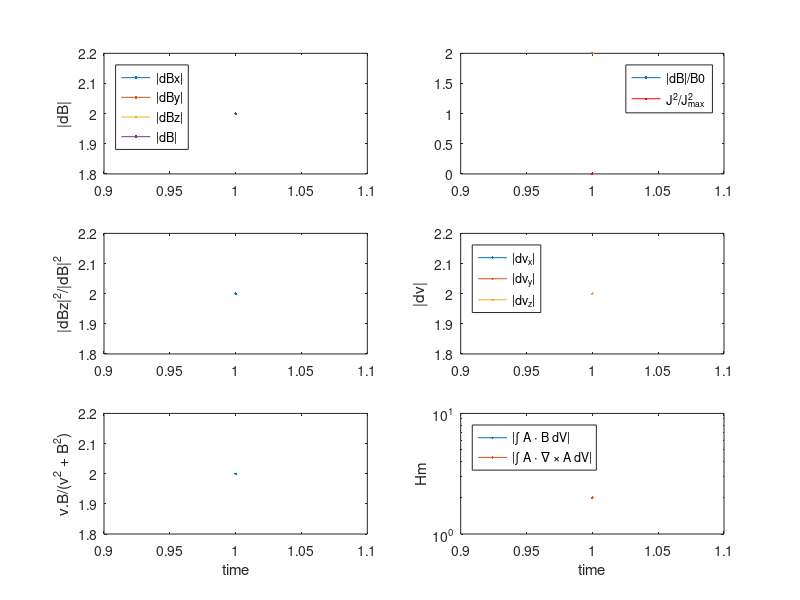

Recreate this plot in MATLAB. (Note: this script raises an error after producing the figure.)
% This is for 2D in the xz
%-----------------------------------------------------------------------------------------------------------------------
%path = '/home/UNN/pfcy6/DATA_CIRRUS/turb_alf_jeff_2D_beta1_test';
%path = '/home/UNN/pfcy6/DATA_CIRRUS/turb_alf_large_xz_dvdB';
%path = '/home/UNN/pfcy6/DATA_CIRRUS/turb_alf_large_xz_dB';

%path = '/Volumes/PSC_DiRAC_DATA/Data_Cirrus/test_beta05_2D';
%path = '/Volumes/PSC_DiRAC_DATA/Data_Cirrus/test_beta05_2D_amp';

%path = '/Volumes/PSC_DiRAC_DATA/Data_Cirrus/psc_turb_alf_2D_xz_be02';
%path = '/Volumes/PSC_DiRAC_DATA/Data_Cirrus/psc_turb_alf_2D_xz_be05';
%path = '/Volumes/PSC_DiRAC_DATA/Data_Cirrus/psc_turb_alf_2D_xz_be02_amp4';
%path = '/Volumes/PSC_DiRAC_DATA/Data_Cirrus/psc_turb_alf_2D_xz_be02_mime49'; %<--
%there is and error here and I don't know wh

%path = '/Volumes/PSC_DiRAC_DATA/Data_Cirrus/psc_turb_alf_2D_xz_be05_mime49';
%path = '/Volumes/PSC_DiRAC_DATA/Data_Cirrus/psc_turb_alf_2D_xz_be02_amp4_mime49';
%path = '/Volumes/PSC_DiRAC_DATA/Data_Cirrus/psc_turb_alf_2D_xz_be02_amp4_mime49_samedx';
%path = '/Volumes/PSC_DiRAC_DATA/Data_Cirrus/psc_turb_alf_2D_xz_be05_amp4_mime49_samedx';

path = '/JAAR-DATA/CIRRUS_DATA_desktop/psc_turb_alf_2D_xz_large';


%NEED TO FIX THE COMPRESSIBILITY TO ACCOUNT FOR THE GEOMETRY


%path = '/Volumes/PSC_DiRAC_DATA/Data_Cirrus/turb_alf_jeff_2D_beta1_test/test_dvdB';

%path = '/Volumes/PSC_DiRAC_DATA/Data_Cirrus/3D_simulations/psc_turb_alf_cam_3D_mime49';

%path = '/Volumes/PSC_DiRAC_DATA/Data_Cirrus/turb_alf_cam_3D_small';
%----------------------------------path = '/home/UNN/pfcy6/DATA_CIRRUS/turb_alf_large_xz_dvdB';-------------------------------------------------------------------------------------

% For the scripts
%-----------------------------------------------------------------------------------------------------------------------
path_comp = '/Volumes/PSC_CORI_DATA/TESTS_2022/New_V_tests/runs_with_L_05/testing_dB/Data_comparison';
path_s  = '/Users/jeffersson_agudelo/Documents/CB104_local_data/Matlab_Scripts_here/Scripts_spectra';
path_s2 = '/Users/jeffersson_agudelo/Documents/CB104_local_data/Matlab_Scripts_here';
%-----------------------------------------------------------------------------------------------------------------------

cd(path)
%--------------------------------------------------------------------------

%--------------------------------------------------------------------------
S = dir(fullfile(path,'pfd.*.h5'));
N=numel(S); % number of files to use
H=zeros(N);
%--------------------------------------------------------------------------
S2 = dir(fullfile(path,'pfd_moments.*.h5'));
N2=numel(S2); % number of files to use
H2=zeros(N2);
%--------------------------------------------------------------------------

%--------------------------------------------------------------------------
%B are normalized to the background magnetic field
%B0=0.2;
B0=0.1;
%n is normalise to the proton density n0=1
n0=1;
%Vi normalised to the proton alfven speed V_a=0.1c The alfven speed of
%electrons is Vae=10Vai
%--------------------------------------------------------------------------
nb_n0 =0.1;
kb = 1.; mu0 =1.; c=1; q = 1;

Vai=0.1;
Vae=0.1;%0.2;
Va=0.1;%0.2;

Vai_b=Vai/sqrt(nb_n0);
Vae_b=Vae/sqrt(nb_n0);

mime =100.;
mi = mime;
me = 1; eps0=1.;
m = mi + me;
%--------------------------------------------------------------------------

%--------------------------------------------------------------------------
omega_pi=1;
Omega_e=Vai*sqrt(mime)*omega_pi;
Omega_i=Omega_e / mime;
TOmega_e=1/Omega_e;
TOmega_i=1/Omega_i;
omega_pe_Omega_ce=5;
%--------------------------------------------------------------------------

in=1;

d2D=input('Is it 2D (yes=1, no=0): ');
d3D=input('Is it 3D (yes=1, no=0): ');

%d2D = 1;
%d3D = 0;

B01 = 1;

% this hole block is to check the initial conditions and a brief time evolution 
% 
%--------------------------------------------------------------------------
% magnetic field 
%--------------------------------------------------------------------------
Bx_mean_t = zeros(1,N);
By_mean_t = zeros(1,N);
Bz_mean_t = zeros(1,N);
Bx_2_mean_t = zeros(1,N);
By_2_mean_t = zeros(1,N);
Bz_2_mean_t = zeros(1,N);

B_mag_mean_t = zeros(1,N);
B_2_mag_mean_t = zeros(1,N);
J_2_mag_mean_t = zeros(1,N);


for in=1:N
    fileID =  S(in).name; %change the 1 per i
    %h5disp(fileID);
    info = h5info(fileID);
    EHJ_1st = info.Groups(16).Name;
    %%%
    if (d2D == 1)

    Bx=h5read(fileID,strcat(EHJ_1st,'/hx_fc/p0/3d'));
    By=h5read(fileID,strcat(EHJ_1st,'/hy_fc/p0/3d'));
    Bz=h5read(fileID,strcat(EHJ_1st,'/hz_fc/p0/3d'));

    Bx = squeeze(Bx(:,1,:));
    By = squeeze(By(:,1,:));
    Bz = squeeze(Bz(:,1,:));

    %2D xz
    B_mag = sqrt(Bx.^2 + Bz.^2 + (By-B0).^2);
    B_2_mag = Bx.^2 + Bz.^2 + (By-B0).^2;

    B_mag_mean_t(1,in) = mean(B_mag,'all');
    B_2_mag_mean_t(1,in) = mean(B_2_mag,'all');

    Bx_mean_t(1,in) = mean(abs(Bx),'all');
    Bz_mean_t(1,in) = mean(abs(Bz),'all');
    By_mean_t(1,in) = mean(abs(By-B0),'all');

    Bx_2_mean_t(1,in) = mean(Bx.^2,'all');
    Bz_2_mean_t(1,in) = mean(Bz.^2,'all');
    By_2_mean_t(1,in) = mean((By-B0).^2,'all');
    
    elseif (d3D == 1)

    %3D
    Bx=h5read(fileID,strcat(EHJ_1st,'/hx_fc/p0/3d'));
    By=h5read(fileID,strcat(EHJ_1st,'/hy_fc/p0/3d'));
    Bz=h5read(fileID,strcat(EHJ_1st,'/hz_fc/p0/3d'));

    B_mag = sqrt(Bx.^2 + By.^2 + (Bz-B0).^2);
    B_2_mag = Bx.^2 + By.^2 + (Bz-B0).^2;

    B_mag_mean_t(1,in) = mean(B_mag,'all');
    B_2_mag_mean_t(1,in) = mean(B_2_mag,'all');

    Bx_mean_t(1,in) = mean(abs(Bx),'all');
    By_mean_t(1,in) = mean(abs(By),'all');
    Bz_mean_t(1,in) = mean(abs(Bz-B0),'all');

    Bx_2_mean_t(1,in) = mean(Bx.^2,'all');
    By_2_mean_t(1,in) = mean(By.^2,'all');
    Bz_2_mean_t(1,in) = mean((Bz-B0).^2,'all');
    end


    Jx=h5read(fileID,strcat(EHJ_1st,'/jx_ec/p0/3d'));
    Jy=h5read(fileID,strcat(EHJ_1st,'/jy_ec/p0/3d'));
    Jz=h5read(fileID,strcat(EHJ_1st,'/jz_ec/p0/3d'));

    J_2_mag = Jx.^2 + Jz.^2 + Jy.^2;
    J_2_mag_mean_t(1,in) = mean(J_2_mag,'all');


    disp(in)

end
%--------------------------------------------------------------------------

%--------------------------------------------------------------------------
% to compute the normalised cross helicity 

clearvars Bx By Bz B_2_mag B_mag 

cross_hel_mean_t = zeros(1,N);
vx_mean_t= zeros(1,N);
vy_mean_t= zeros(1,N);
vz_mean_t= zeros(1,N);

for in=1:N
    disp(strcat('Computing step ...',S(in).name))
    fileID =  S(in).name; %change the 1 per i
    %h5disp(fileID);
    info = h5info(fileID);
    EHJ_1st = info.Groups(16).Name;
    %------------------------------------------------------------------
    Bx=h5read(fileID,strcat(EHJ_1st,'/hx_fc/p0/3d'));
    By=h5read(fileID,strcat(EHJ_1st,'/hy_fc/p0/3d'));
    Bz=h5read(fileID,strcat(EHJ_1st,'/hz_fc/p0/3d'));

    % Bx = squeeze(Bx(:,1,:));
    % By = squeeze(By(:,1,:));
    % Bz = squeeze(Bz(:,1,:));
    % 
    %------------------------------------------------------------------

    %------------------------------------------------------------------
    disp(strcat('Computing step ...',S2(in).name))
    fileID2 =  S2(in).name; %change the 1 per i
    %h5disp(fileID2);
    info2 = h5info(fileID2);
    moments_1st = info2.Groups(1).Name;
    %----------------------------------------------------------------------

    %----------------------------------------------------------------------
    p_e{1,1}=h5read(fileID2,strcat(moments_1st,'/px_e/p0/3d'));
    p_e{1,2}=h5read(fileID2,strcat(moments_1st,'/py_e/p0/3d'));
    p_e{1,3}=h5read(fileID2,strcat(moments_1st,'/pz_e/p0/3d'));

    p_i{1,1}=h5read(fileID2,strcat(moments_1st,'/px_i/p0/3d'));
    p_i{1,2}=h5read(fileID2,strcat(moments_1st,'/py_i/p0/3d'));
    p_i{1,3}=h5read(fileID2,strcat(moments_1st,'/pz_i/p0/3d'));
    %----------------------------------------------------------------------

    %----------------------------------------------------------------------
    n_e0=h5read(fileID2,strcat(moments_1st,'/rho_e/p0/3d'));
    n_i0=h5read(fileID2,strcat(moments_1st,'/rho_i/p0/3d'));

    n_e0=-1.*n_e0;
    n_e0(n_e0==0)=1e-20;
    n_i0(n_i0==0)=1e-20;
    %----------------------------------------------------------------------

    %----------------------------------------------------------------------
    p_e{1,1}=p_e{1,1}./n_e0;
    p_e{1,2}=p_e{1,2}./n_e0;
    p_e{1,3}=p_e{1,3}./n_e0;

    p_i{1,1}=p_i{1,1}./n_i0;
    p_i{1,2}=p_i{1,2}./n_i0;
    p_i{1,3}=p_i{1,3}./n_i0;
    %----------------------------------------------------------------------

    %----------------------------------------------------------------------
    v_e=cell(1,3);
    v_i=cell(1,3);
    for i=1:3
        v_e{1,i} = (p_e{1,i} .* c ./ sqrt(c^2 .* me^2 + p_e{1,i}.^2)); % Do I need to do this normalization by VA2c
        v_i{1,i} = (p_i{1,i} .* c ./ sqrt(c^2 .* mi^2 + p_i{1,i}.^2));
    end
    %clearvars p_i p_e p_i_up p_e_up
    %----------------------------------------------------------------------


    %----------------------------------------------------------------------
    vx = (1/B01)*(me.*n_e0.*v_e{1,1} + mi.*n_i0.*v_i{1,1})./(n_i0*(mi + me)); 
    vy = (1/B01)*(me.*n_e0.*v_e{1,2} + mi.*n_i0.*v_i{1,2})./(n_i0*(mi + me)); 
    vz = (1/B01)*(me.*n_e0.*v_e{1,3} + mi.*n_i0.*v_i{1,3})./(n_i0*(mi + me)); 

    % vx = squeeze(vx(:,1,:));
    % vy = squeeze(vy(:,1,:));
    % vz = squeeze(vz(:,1,:));
    % 
    vx_mean_t(1,in) = mean(abs(vx),'all');
    vy_mean_t(1,in) = mean(abs(vy),'all');
    vz_mean_t(1,in) = mean(abs(vz),'all');

    cross_hel = (vx.*Bx + vy.*By + vz.*Bz) ./ (vx.^2 + vy.^2 + vz.^2 + Bx.^2 + By.^2 + Bz.^2); 
    cross_hel_mean_t(1,in) = mean(cross_hel,'all');    

    % temporary
    clearvars Bx By Bz

    % % vex_mean_t(1,in) = (1/B01)*mean(abs(v_e{1,1}),'all');
    % % vey_mean_t(1,in) = (1/B01)*mean(abs(v_e{1,2}),'all');
    % % vez_mean_t(1,in) = (1/B01)*mean(abs(v_e{1,3}),'all');
    % % vix_mean_t(1,in) = (1/B01)*mean(abs(v_i{1,1}),'all');
    % % viy_mean_t(1,in) = (1/B01)*mean(abs(v_i{1,2}),'all');
    % % viz_mean_t(1,in) = (1/B01)*mean(abs(v_i{1,3}),'all');
    % % 
    % % clearvars v_e v_i
    % % 
    % % pex_mean_t(1,in) = (1/B01)*mean(abs(p_e{1,1}),'all');
    % % pey_mean_t(1,in) = (1/B01)*mean(abs(p_e{1,2}),'all');
    % % pez_mean_t(1,in) = (1/B01)*mean(abs(p_e{1,3}),'all');
    % % pix_mean_t(1,in) = (1/B01)*mean(abs(p_i{1,1}),'all');
    % % piy_mean_t(1,in) = (1/B01)*mean(abs(p_i{1,2}),'all');
    % % piz_mean_t(1,in) = (1/B01)*mean(abs(p_i{1,3}),'all');

    clearvars p_e p_i

  
end
%--------------------------------------------------------------------------



% this is just for the density fluctuations
%--------------------------------------------------------------------------
n_e0_mean_t= zeros(1,N);
n_i0_mean_t= zeros(1,N);
for in=1:N
 
    %------------------------------------------------------------------
    disp(strcat('Computing step ...',S2(in).name))
    fileID2 =  S2(in).name; %change the 1 per i
    %h5disp(fileID2);
    info2 = h5info(fileID2);
    moments_1st = info2.Groups(1).Name;
    %----------------------------------------------------------------------
    %----------------------------------------------------------------------
    n_e0=h5read(fileID2,strcat(moments_1st,'/rho_e/p0/3d'));
    n_i0=h5read(fileID2,strcat(moments_1st,'/rho_i/p0/3d'));

    n_e0=-1.*n_e0;
    n_e0(n_e0==0)=1e-20;
    n_i0(n_i0==0)=1e-20;
    %----------------------------------------------------------------------
    n_e0_mean_t(1,in) = mean(n_e0-1,'all');
    n_i0_mean_t(1,in) = mean(n_i0-1,'all');
end
%--------------------------------------------------------------------------



% To compute the magnetic helicity
%--------------------------------------------------------------------------
HM_1_t= zeros(1,N);
HM_2_t= zeros(1,N);
%--------------------------------------------------------------------------
for in=1:N
    %in=9;
    disp(strcat('Computing step ...',S(in).name))
    fileID =  S(in).name; %change the 1 per i
    %h5disp(fileID);
    info = h5info(fileID);
    EHJ_1st = info.Groups(16).Name;
    %------------------------------------------------------------------
    Bx=h5read(fileID,strcat(EHJ_1st,'/hx_fc/p0/3d'));
    By=h5read(fileID,strcat(EHJ_1st,'/hy_fc/p0/3d'));
    Bz=h5read(fileID,strcat(EHJ_1st,'/hz_fc/p0/3d'));
    %------------------------------------------------------------------

    Bx = squeeze(Bx(:,1,:));
    By = squeeze(By(:,1,:));
    Bz = squeeze(Bz(:,1,:));

    Ns=size(Bx);

    grid_length = info.Groups(17).Attributes;
    Lx=grid_length(4).Value(1) - grid_length(3).Value(1); %(This is in de The substraction give the total size of the domain) -Lx0 to Lx0
    %Ly=grid_length(4).Value(2) - grid_length(3).Value(2);
    Lz=grid_length(4).Value(3) - grid_length(3).Value(3);

    nx = Ns(1,1);
    nz = Ns(1,2);

    % Generate grid
    x = linspace(0, Lx, nx);
    z = linspace(0, Lz, nz);
    [Z, X] = meshgrid(z, x);

    % Compute the wavenumbers for FFT
    kx = 2 * pi * [0:nx/2 -nx/2+1:-1] / Lx; % Wavenumbers in x
    kz = 2 * pi * [0:nz/2 -nz/2+1:-1] / Lz; % Wavenumbers in z
    [Kz, Kx] = meshgrid(kz, kx);

    % Fourier transform of the magnetic field components
    Bx_hat = fft2(Bx);
    By_hat = fft2(By);
    Bz_hat = fft2(Bz);

    % Solve for Ay in Fourier space
    % Bx = -i*kz*Ay, Bz = i*kx*Ay
    % => Ay_hat = (i*kz*Bx_hat - i*kx*Bz_hat) / (kx^2 + kz^2)
    denominator = Kx.^2 + Kz.^2;
    denominator(1,1) = 1; % Avoid division by zero at (kx, kz) = (0, 0)

    Ay_hat = (1i * Kz .* Bx_hat - 1i * Kx .* Bz_hat) ./ denominator; %<<----
    Ay_hat(1,1) = 0; % Set the mean value of Ay to zero for consistency

    Ax_hat =  - 1i * Kz .* By_hat ./ denominator;
    Ax_hat(1,1) = 0; % Set the mean value of Ay to zero for consistency

    Az_hat = 1i * Kx .* By_hat ./ denominator;
    Az_hat(1,1) = 0; % Set the mean value of Ay to zero for consistency

    % Inverse Fourier transform to get Ay in real space
    Ay = real(ifft2(Ay_hat));
    Ax = real(ifft2(Ax_hat));
    Az = real(ifft2(Az_hat));

    % Reconstruct the magnetic field components from Ay
    % Note: Use consistent signs for curl relations
    Bx_rec = -ifft2(1i * Kz .* fft2(Ay)); % -d(Ay)/dz
    Bz_rec = ifft2(1i * Kx .* fft2(Ay));  % d(Ay)/dx
    By_rec = ifft2(1i * Kz .* fft2(Ax) - 1i * Kx .* fft2(Az));

    % Take the real part of the reconstructed fields (to remove numerical noise)
    Bx_rec = real(Bx_rec);
    Bz_rec = real(Bz_rec);
    By_rec = real(By_rec);
    %--------------------------------------------------------------------------

   %  % Visualization of results
   %  %--------------------------------------------------------------------------
   %  figure;
   %  subplot(2, 2, 1);
   %  imagesc(x, z, Bx'); axis equal tight;
   %  title('Original Bx'); colorbar;
   % 
   %  subplot(2, 2, 2);
   %  imagesc(x, z, Bz'); axis equal tight;
   %  title('Original Bz'); colorbar;
   % 
   %  subplot(2, 2, 3);
   %  imagesc(x, z, Bx_rec'); axis equal tight;
   %  title('Reconstructed Bx'); colorbar;
   % 
   %  subplot(2, 2, 4);
   %  imagesc(x, z, Bz_rec'); axis equal tight;
   %  title('Reconstructed Bz'); colorbar;
   % 
   %  % Compute error
   %  error_Bx = max(abs(Bx(:) - Bx_rec(:)));
   %  error_Bz = max(abs(Bz(:) - Bz_rec(:)));
   % 
   %  fprintf('Maximum error in Bx: %.3e\n', error_Bx);
   %  fprintf('Maximum error in Bz: %.3e\n', error_Bz);
   % %--------------------------------------------------------------------------



     % Compute the spectrums 
    %--------------------------------------------------------------------------
    kx=((0:Ns(1)-1)).*2*pi/Lx; %Includes negative wavenumbers and as it is k_max = pi/resx
    kz=((0:Ns(2)-1)).*2*pi/Lz;

    resx = Lx/length(Bx(:,1)); %in de
    resz = Lz/length(Bx(1,:)); %in de

    threshold=pi/resx;

    [KX, KZ] = meshgrid(kx, kz);

    % Calculate the radial wavenumber k
    K = sqrt(KX.^2 + KZ.^2);

    % Define the bins for the radial wavenumber
    dk = 2 * pi / Lx; % Bin width in k-space
    k_max = threshold;%max(K(:)); % Maximum wavenumber
    k_bins = 0:dk:k_max; % Radial wavenumber bins

    % Initialize the omnidirectional spectrum
    E_k_1 = zeros(size(k_bins));
    E_k_2 = zeros(size(k_bins));

    % Calculate the energy spectrum
    F_Bx = Bx_hat;
    F_By = By_hat;
    F_Bz = Bz_hat;

    F_Bx2 = fft2(Bx.^2);
    F_By2 = fft2(By.^2);
    F_Bz2 = fft2(Bz.^2);

    energy_1 = abs(F_Bx).^2 + abs(F_By).^2 + abs(F_Bz).^2;
    energy_2 = abs(F_Bx2).^2 + abs(F_By2).^2 + abs(F_Bz2).^2;

    % Bin the energy into the radial wavenumber bins
    for i = 1:length(k_bins)-1
        k_min = k_bins(i);
        k_max = k_bins(i+1);
        % Find the indices of the Fourier modes that fall within the current bin
        indices = (K >= k_min) & (K < k_max);
        % Sum the energy of these modes
        E_k_1(i) = sum(energy_1(indices));
        E_k_2(i) = sum(energy_2(indices));        
    end

    % Normalize the spectrum by the bin width
    E_k_1 = E_k_1 / dk;
    E_k_2 = E_k_2 / dk;

    % Plot the omnidirectional spectrum
    %------------------------------------------------------------------    
    f21=figure(21);
    CM = jet(N); 
    loglog(k_bins(1:end-1), E_k_1(1:end-1), 'color',CM(in,:),'LineWidth', 1.5);
    hold on
    %loglog(k_bins(1:end-1), E_k_2(1:end-1), 'LineWidth', 1.5);
    title('1D Omnidirectional Spectrum');
    xlabel('k');
    ylabel('E(k)');
    legend('time')
    ylim([10^2, 10^12])
    xlim([2*10^(-2), 10^1])


    %hold off

    % f22=figure(22);
    % loglog(k_bins(1:end-1), E_k_1(1:end-1)./E_k_2(1:end-1), 'LineWidth', 1.5);
    % hold on
    % %loglog(k_bins(1:end-1), E_k_2(1:end-1), 'LineWidth', 1.5);
    % title('1D Omnidirectional Spectrum');
    % xlabel('k');
    % ylabel('E(k)');
    % legend('B_{teo}/B_{comp}')
    % hold off
    %--------------------------------------------------------------------------

    % Now this is to compute the magnetic helicity
    %--------------------------------------------------------------------------

    % Compute the magnetic helicity H = int(A . B) dV
    % In 2D: A = Ay (y-component), B = (Bx, 0, Bz)
    H = sum(sum(Ay .* (Bx + Bz))) * resx * resz;
    H2 = sum(sum(Ay .* (Bx_rec + Bz_rec))) * resx * resz;

    HM_1_t(1,in) = H;
    HM_2_t(1,in) = H2;


    %--------------------------------------------------------------------------
end
%--------------------------------------------------------------------------


%--------------------------------------------------------------------------
% Initial diagnostic plot 
%--------------------------------------------------------------------------
%
% magnetic components <|Bx|>, <|By|>, <|Bz|>,  
fs=20; x0=45;y0=54;xx1=1000;yy1=900;

f1=figure(1);
set(gcf,'position',[x0,y0,xx1,yy1])
subplot(3,2,1)
plot(Bx_mean_t(1:end),'r', LineWidth=2)
hold on
plot(By_mean_t(1:end),'g', LineWidth=2)
plot(Bz_mean_t(1:end),'b', LineWidth=2)
plot(B_mag_mean_t(1:end),'k', LineWidth=2)
legend('|dBx|','|dBy|','|dBz|','|dB|', 'Location','northwest')
ylabel('|dB|')
hold off

% |dB|/B0
subplot(3,2,2)
plot(B_mag_mean_t(1:end)/0.1,'k', LineWidth=2)
hold on
plot(J_2_mag_mean_t(1:end)/max(J_2_mag_mean_t),'r', LineWidth=2)
legend('|dB|/B0','J^{2}/J^{2}_{max}' )
hold off
%xlabel('time')

% |dBz2|/|dB2|
subplot(3,2,3)
plot(Bz_2_mean_t(1:end)./B_2_mag_mean_t(1:end),'k', LineWidth=2)
ylabel('|dBz|^2/|dB|^2')
%xlabel('time')

% velocity components <|vx|>, <|vy|>, <|vz|>,  
subplot(3,2,4)
plot(vx_mean_t(1:end),'r', LineWidth=2)
hold on
plot(vy_mean_t(1:end),'g', LineWidth=2)
plot(vz_mean_t(1:end),'b', LineWidth=2)
legend('|dv_x|','|dv_y|','|dv_z|', 'Location','northwest')
ylabel('|dv|')
hold off

% Normalised cross helicity
subplot(3,2,5)
plot(cross_hel_mean_t(1:end),'k', LineWidth=2)
ylabel('v.B/(v^2 + B^2)')
xlabel('time')

subplot(3,2,6)
semilogy(abs(HM_1_t(1:end)),'r', LineWidth=2)
hold on
semilogy(abs(HM_2_t(1:end)),'b', LineWidth=2)
ylabel('Hm')
xlabel('time')
legend('|\int A \cdot B dV|','|\int A \cdot \nabla \times A dV|', 'Location','northwest')
hold off
%--------------------------------------------------------------------------
cd(path)
saveas(f1,strcat(num2str(i),'initial_diagnostic.png'));
saveas(f21,strcat(num2str(i),'omni_spectrum_time.png'));

%--------------------------------------------------------------------------



% % %--------------------------------------------------------------------------
% % f11=figure(11)
% % subplot(2,1,1)
% % plot(Bz_mean_t(1:end)./Bx_mean_t(1:end),'r', LineWidth=2)
% % hold on
% % plot(Bz_mean_t(1:end)./By_mean_t(1:end),'g', LineWidth=2)
% % legend('|dBz|/|dBx|','|dBz|/|dBy|')
% % %xlabel('time')
% % hold off
% % subplot(2,1,2)
% % semilogy(abs(n_e0_mean_t(1:end)),'b', LineWidth=2)
% % hold on
% % semilogy(abs(n_i0_mean_t(1:end)),'r', LineWidth=2)
% % legend('|dne|','|dni|')
% % %xlabel('time')
% % hold off
% % %--------------------------------------------------------------------------



% % % % To compute beta and the temperature anisotropies 
% % % %--------------------------------------------------------------------------
% % % %
% % % 
% % % beta_i_par_mean_t= zeros(1,N);
% % % beta_e_par_mean_t= zeros(1,N);
% % % beta_i_per_mean_t= zeros(1,N);
% % % beta_e_per_mean_t= zeros(1,N);
% % % T_per_2_T_par_i_mean_t= zeros(1,N);
% % % T_per_2_T_par_e_mean_t= zeros(1,N);
% % % 
% % % in=1;
% % % for in=1:N
% % %     %in=1
% % %     disp(strcat('Computing step ...',S(in).name))
% % %     fileID =  S(in).name; %change the 1 per i
% % %     %h5disp(fileID);
% % %     info = h5info(fileID);
% % %     EHJ_1st = info.Groups(16).Name;
% % %     %------------------------------------------------------------------
% % %     Bx=h5read(fileID,strcat(EHJ_1st,'/hx_fc/p0/3d'));
% % %     By=h5read(fileID,strcat(EHJ_1st,'/hy_fc/p0/3d'));
% % %     Bz=h5read(fileID,strcat(EHJ_1st,'/hz_fc/p0/3d'));
% % % 
% % %     %------------------------------------------------------------------
% % % 
% % %     %------------------------------------------------------------------
% % %     disp(strcat('Computing step ...',S2(in).name))
% % %     fileID2 =  S2(in).name; %change the 1 per i
% % %     %h5disp(fileID2);
% % %     info2 = h5info(fileID2);
% % %     moments_1st = info2.Groups(1).Name;
% % %     %----------------------------------------------------------------------
% % % 
% % %     %----------------------------------------------------------------------
% % %     p_e{1,1}=h5read(fileID2,strcat(moments_1st,'/px_e/p0/3d'));
% % %     p_e{1,2}=h5read(fileID2,strcat(moments_1st,'/py_e/p0/3d'));
% % %     p_e{1,3}=h5read(fileID2,strcat(moments_1st,'/pz_e/p0/3d'));
% % % 
% % %     p_i{1,1}=h5read(fileID2,strcat(moments_1st,'/px_i/p0/3d'));
% % %     p_i{1,2}=h5read(fileID2,strcat(moments_1st,'/py_i/p0/3d'));
% % %     p_i{1,3}=h5read(fileID2,strcat(moments_1st,'/pz_i/p0/3d'));
% % %     %----------------------------------------------------------------------
% % % 
% % %     %----------------------------------------------------------------------
% % %     n_e0=h5read(fileID2,strcat(moments_1st,'/rho_e/p0/3d'));
% % %     n_i0=h5read(fileID2,strcat(moments_1st,'/rho_i/p0/3d'));
% % % 
% % %     n_e0=-1.*n_e0;
% % %     n_e0(n_e0==0)=1e-20;
% % %     n_i0(n_i0==0)=1e-20;
% % %     %----------------------------------------------------------------------
% % % 
% % %     %----------------------------------------------------------------------
% % %     p_e{1,1}=p_e{1,1}./n_e0;
% % %     p_e{1,2}=p_e{1,2}./n_e0;
% % %     p_e{1,3}=p_e{1,3}./n_e0;
% % % 
% % %     p_i{1,1}=p_i{1,1}./n_i0;
% % %     p_i{1,2}=p_i{1,2}./n_i0;
% % %     p_i{1,3}=p_i{1,3}./n_i0;
% % %     %----------------------------------------------------------------------
% % % 
% % %     %----------------------------------------------------------------------
% % %     v_e=cell(1,3);
% % %     v_i=cell(1,3);
% % %     for i=1:3
% % %         v_e{1,i} = (p_e{1,i} .* c ./ sqrt(c^2 .* me^2 + p_e{1,i}.^2)); % Do I need to do this normalization by VA2c
% % %         v_i{1,i} = (p_i{1,i} .* c ./ sqrt(c^2 .* mi^2 + p_i{1,i}.^2));
% % %     end
% % %     clearvars p_i p_e p_i_up p_e_up
% % %     %----------------------------------------------------------------------
% % % 
% % %     %----------------------------------------------------------------------
% % %     Pij_e{1,1}=h5read(fileID2,strcat(moments_1st,'/txx_e/p0/3d'));
% % %     Pij_e{2,2}=h5read(fileID2,strcat(moments_1st,'/tyy_e/p0/3d'));
% % %     Pij_e{3,3}=h5read(fileID2,strcat(moments_1st,'/tzz_e/p0/3d'));
% % %     Pij_e{1,2}=h5read(fileID2,strcat(moments_1st,'/txy_e/p0/3d'));
% % %     Pij_e{1,3}=h5read(fileID2,strcat(moments_1st,'/tzx_e/p0/3d'));
% % %     Pij_e{2,3}=h5read(fileID2,strcat(moments_1st,'/tyz_e/p0/3d'));
% % %     Pij_e{2,1} = Pij_e{1,2}; Pij_e{3,2} = Pij_e{2,3}; Pij_e{3,1} = Pij_e{1,3};
% % % 
% % %     Pij_i{1,1}=h5read(fileID2,strcat(moments_1st,'/txx_i/p0/3d'));
% % %     Pij_i{2,2}=h5read(fileID2,strcat(moments_1st,'/tyy_i/p0/3d'));
% % %     Pij_i{3,3}=h5read(fileID2,strcat(moments_1st,'/tzz_i/p0/3d'));
% % %     Pij_i{1,2}=h5read(fileID2,strcat(moments_1st,'/txy_i/p0/3d'));
% % %     Pij_i{1,3}=h5read(fileID2,strcat(moments_1st,'/tzx_i/p0/3d'));
% % %     Pij_i{2,3}=h5read(fileID2,strcat(moments_1st,'/tyz_i/p0/3d'));
% % %     Pij_i{2,1} = Pij_i{1,2}; Pij_i{3,2} = Pij_i{2,3}; Pij_i{3,1} = Pij_i{1,3};
% % %     %----------------------------------------------------------------------
% % % 
% % %     % Add this line to all the other analysis with the pressure to correct
% % %     % for the mass
% % %     %----------------------------------------------------------------------
% % %     for i=1:3
% % %         for j=1:3
% % %             Pij_i{i,j} = mi.*Pij_i{i,j};
% % %             Pij_e{i,j} = me.*Pij_e{i,j};
% % %         end
% % %     end
% % %     %----------------------------------------------------------------------
% % % 
% % %     % This is to get the central momment pressure.
% % %     %----------------------------------------------------------------------
% % %     PPij_i=cell(3,3);
% % %     PPij_e=cell(3,3);
% % % 
% % %     for i=1:3
% % %         for j=1:3
% % %             if(isempty(Pij_i{i,j}) == 1) % This is where if P_ba is zero, this should be changed.
% % %                 continue
% % %             end
% % %             PPij_i{i,j} = Pij_i{i,j} - 1.*n_i0.*mi.*v_i{1,i}.*v_i{1,j};
% % %             PPij_e{i,j} = Pij_e{i,j} - 1.*n_e0.*me.*v_e{1,i}.*v_e{1,j};
% % %         end
% % %     end
% % % 
% % %     B_2_mag = Bx.^2 + By.^2 + Bz.^2;
% % % 
% % %     % % %--------------------------------------------------------------------------
% % %     % % % checking the distributions of betas
% % %     % % %--------------------------------------------------------------------------
% % %     % % f11=figure(11);
% % %     % %     subplot(2,2,1)
% % %     % % histogram(2*(Pij_i{1,1}+Pij_i{2,2}+Pij_i{3,3})./(3.*B_2_mag),[0,150]) 
% % %     % % title('\beta_{i}'); hold on; xline(10,'-r', LineWidth=2); hold off
% % %     % %     subplot(2,2,2)
% % %     % % histogram(2*(Pij_e{1,1}+Pij_e{2,2}+Pij_e{3,3})./(3.*B_2_mag),[0,150]) 
% % %     % % title('\beta_{e}'); hold on; xline(1,'-r', LineWidth=2); hold off
% % %     % %     subplot(2,2,3)
% % %     % % histogram(2*(PPij_i{1,1}+PPij_i{2,2}+PPij_i{3,3})./(3.*B_2_mag),[0,150]) 
% % %     % %     title('\beta_{i,th}'); hold on; xline(10,'-r', LineWidth=2); hold off
% % %     % %     subplot(2,2,4)
% % %     % % histogram(2*(PPij_e{1,1}+PPij_e{2,2}+PPij_e{3,3})./(3.*B_2_mag),[0,150]) 
% % %     % %     title('\beta_{e,th}'); hold on; xline(1,'-r', LineWidth=2); hold off
% % %     % % 
% % %     % % %--------------------------------------------------------------------------
% % %     % % %--------------------------------------------------------------------------
% % % 
% % %     % remove the variables just to rename them again
% % %     clearvars Pij_i Pij_e
% % % 
% % %     % This is just to rename the variable
% % %     Pij_i = PPij_i;
% % %     Pij_e = PPij_e;
% % % 
% % %     clearvars PPij_i PPij_e
% % %     %----------------------------------------------------------------------
% % % 
% % % 
% % %     % This is for the coordinate transformation to compute the parallel and
% % %     % perpendicular temperatures
% % %     %----------------------------------------------------------------------
% % %     B_2_mag = Bx.^2 + By.^2 + Bz.^2;
% % %     B_mag = sqrt(Bx.^2 + By.^2 + Bz.^2);
% % %     B_2_mag_mean_t(1,in) = mean(B_2_mag,'all');
% % % 
% % %     b_n{1,1} = Bx./B_mag; 
% % %     b_n{1,2} = By./B_mag; 
% % %     b_n{1,3} = Bz./B_mag;
% % % 
% % %     bb_n=cell(3,3);
% % %     for i=1:3
% % %         for j=1:3           
% % %             bb_n{i,j} = b_n{1,i}.*b_n{1,j};            
% % %         end
% % %     end
% % % 
% % %     dum_0 = zeros(size(Bx));
% % %     dum_1 = zeros(size(Bx));
% % % 
% % %     for i=1:3
% % %         for j=1:3
% % %             Tij_par_i = (Pij_i{i,j}./n_i0).*bb_n{i,j} + dum_0;
% % %             dum_0 = Tij_par_i;
% % % 
% % %             Tij_par_e = (Pij_e{i,j}./n_e0).*bb_n{i,j} + dum_1;
% % %             dum_1 = Tij_par_e;
% % %         end
% % %     end
% % % 
% % %     Tij_per_i_v = cell(3,3);
% % %     Tij_per_e_v = cell(3,3);
% % % 
% % %     for i=1:3
% % %         for j=1:3
% % %             if(i==j)
% % %             Tij_per_i_v{i,j} = (Pij_i{i,j}./n_i0).*(1 - bb_n{i,j})/2 ;
% % %             Tij_per_e_v{i,j} = (Pij_e{i,j}./n_e0).*(1 - bb_n{i,j})/2 ;
% % %             else
% % %             Tij_per_i_v{i,j} = (Pij_i{i,j}./n_i0).*(0 - bb_n{i,j})/2 ;
% % %             Tij_per_e_v{i,j} = (Pij_e{i,j}./n_e0).*(0 - bb_n{i,j})/2 ;            
% % %             end
% % %         end
% % %     end
% % % 
% % %     dum_0 = zeros(size(Bx));
% % %     dum_1 = zeros(size(Bx));
% % % 
% % %     for i=1:3
% % %         for j=1:3
% % %             Tij_per_i = Tij_per_i_v{i,j} + dum_0;
% % %             dum_0 = Tij_per_i;
% % %             Tij_per_e = Tij_per_e_v{i,j} + dum_1;
% % %             dum_1 = Tij_per_e;
% % %         end
% % %     end
% % %     %----------------------------------------------------------------------
% % % 
% % %     %Now compute the value of each beta
% % %     %----------------------------------------------------------------------
% % %     beta_i_par = 2.* Tij_par_i.* n_i0 ./ B_2_mag;
% % %     beta_e_par = 2.* Tij_par_e.* n_i0 ./ B_2_mag;
% % % 
% % %     beta_i_per = 2.* Tij_per_i.* n_i0 ./ B_2_mag;
% % %     beta_e_per = 2.* Tij_per_e.* n_i0 ./ B_2_mag;
% % % 
% % %     T_per_2_T_par_i = Tij_per_i ./ Tij_par_i;
% % %     T_per_2_T_par_e = Tij_per_e ./ Tij_par_e;    
% % % 
% % %     beta_i_par_mean_t(1,in) = mean(beta_i_par,'all');
% % %     beta_e_par_mean_t(1,in) = mean(beta_e_par,'all'); 
% % %     beta_i_per_mean_t(1,in) = mean(beta_i_per,'all');
% % %     beta_e_per_mean_t(1,in) = mean(beta_e_per,'all');    
% % %     T_per_2_T_par_i_mean_t(1,in) = mean(T_per_2_T_par_i,'all');
% % %     T_per_2_T_par_e_mean_t(1,in) = mean(T_per_2_T_par_e,'all');    
% % %     %----------------------------------------------------------------------
% % % 
% % %     % make a scatter plot 
% % %     %----------------------------------------------------------------------
% % % 
% % %     % This is the plot T_perp/T_par  beta_par also per and for i and e
% % %     %{
% % %     %----------------------------------------------------------------------   
% % %     [N_TY_i,Xedges_i,Yedges_i] = histcounts2(beta_i_par,T_per_2_T_par_i);
% % %     [N_TY_e,Xedges_e,Yedges_e] = histcounts2(beta_e_par,T_per_2_T_par_e);    
% % %     %---------------------------------------------------------------------- 
% % %     fs=18;  x0=45;  y0=54;  xx1=1000;    yy1=300;
% % %     no_le=1;
% % %     %----------------------------------------------------------------------
% % %     f14=figure(14);
% % %     %set(gcf,'position',[x0,y0,xx1,yy1])
% % %     subplot(2,2,1)
% % %     dum1 = beta_i_par; dum2 = T_per_2_T_par_i;    
% % %     [Ni,Xedgesi,Yedgesi] = histcounts2(dum1,dum2);
% % %     Ni=Ni(1:end,1:end)';    Xedges2i=Xedgesi(2:end)'; Yedges2i=Yedgesi(2:end)';
% % %     %[Ci,Di]=meshgrid(Xedges2i,Yedges2i);
% % %     Ni(Ni<=no_le)=NaN;
% % %     %Ni_3_0 = Ni; dumnn= (Ni - Ni_3_0)./Di;
% % %     dumnn = Ni ;%./Di; dumnn_2 = sign(dumnn).*log(abs(dumnn));
% % %     hc=pcolor(Xedges2i,Yedges2i,dumnn);
% % %     %hc=contourf(Xedges2i,Yedges2i,dumnn_2,'LineStyle','none');
% % %     hold on
% % %     set(hc,'edgecolor','none');
% % %     set(gca,'ColorScale','log','FontSize',fs)
% % %     set(gca,'XScale','log','YScale','log','FontSize',fs)
% % %     colormap(jet);
% % %     clim([1 1e4]); 
% % %     hcb=colorbar; hcb.Location = 'eastoutside'; 
% % %     hcb.Label.FontSize=fs; hcb.Label.Interpreter = 'latex';hcb.TickLabelInterpreter = 'latex';
% % %     ax = gca; ax.TickLabelInterpreter = 'latex';ax.XLabel.Interpreter='latex';ax.YLabel.Interpreter='latex';
% % %     ax.XLabel.String = '$\beta_{\parallel,i}/c$'; %ax.XTick = xspace_par;
% % %     ax.YLabel.String = '$T_{\perp,i}/T_{\parallel,i}$'; %ax.YTick = yspace_per;
% % %     %xline(0,'--k'); yline(0,'--k');
% % %     xlim([1e-2,2e1 ]); ylim([0.6, 3]); 
% % %     %title('R1','Interpreter','latex','FontSize',fs');
% % %     pbaspect([1 1 1])
% % %     hold off
% % %     %----------------------------------------------------------------------
% % %     subplot(2,2,2)
% % %     dum1 = beta_e_par; dum2 = T_per_2_T_par_e;    
% % %     [Ni,Xedgesi,Yedgesi] = histcounts2(dum1,dum2);
% % %     Ni=Ni(1:end,1:end)';    Xedges2i=Xedgesi(2:end)'; Yedges2i=Yedgesi(2:end)';
% % %     %[Ci,Di]=meshgrid(Xedges2i,Yedges2i);
% % %     Ni(Ni<=no_le)=NaN;
% % %     %Ni_3_0 = Ni; dumnn= (Ni - Ni_3_0)./Di;
% % %     dumnn = Ni ;%./Di; dumnn_2 = sign(dumnn).*log(abs(dumnn));
% % %     hc=pcolor(Xedges2i,Yedges2i,dumnn);
% % %     %hc=contourf(Xedges2i,Yedges2i,dumnn_2,'LineStyle','none');
% % %     hold on
% % %     set(hc,'edgecolor','none');
% % %     set(gca,'ColorScale','log','FontSize',fs)
% % %     set(gca,'XScale','log','YScale','log','FontSize',fs)
% % %     colormap(jet);
% % %     clim([1 1e4]); 
% % %     hcb=colorbar; hcb.Location = 'eastoutside'; 
% % %     hcb.Label.FontSize=fs; hcb.Label.Interpreter = 'latex';hcb.TickLabelInterpreter = 'latex';
% % %     ax = gca; ax.TickLabelInterpreter = 'latex';ax.XLabel.Interpreter='latex';ax.YLabel.Interpreter='latex';
% % %     ax.XLabel.String = '$\beta_{\parallel,e}/c$'; %ax.XTick = xspace_par;
% % %     ax.YLabel.String = '$T_{\perp,e}/T_{\parallel,e}$'; %ax.YTick = yspace_per;
% % %     %xline(0,'--k'); yline(0,'--k');
% % %     xlim([1e-2,2e1 ]); ylim([0.6, 3]); 
% % %     %title('R1','Interpreter','latex','FontSize',fs');
% % %     pbaspect([1 1 1])
% % %     hold off
% % %     %----------------------------------------------------------------------
% % %     subplot(2,2,3)
% % %     dum1 = beta_i_per; dum2 = T_per_2_T_par_i;    
% % %     [Ni,Xedgesi,Yedgesi] = histcounts2(dum1,dum2);
% % %     Ni=Ni(1:end,1:end)';    Xedges2i=Xedgesi(2:end)'; Yedges2i=Yedgesi(2:end)';
% % %     %[Ci,Di]=meshgrid(Xedges2i,Yedges2i);
% % %     Ni(Ni<=no_le)=NaN;
% % %     %Ni_3_0 = Ni; dumnn= (Ni - Ni_3_0)./Di;
% % %     dumnn = Ni ;%./Di; dumnn_2 = sign(dumnn).*log(abs(dumnn));
% % %     hc=pcolor(Xedges2i,Yedges2i,dumnn);
% % %     %hc=contourf(Xedges2i,Yedges2i,dumnn_2,'LineStyle','none');
% % %     hold on
% % %     set(hc,'edgecolor','none');
% % %     set(gca,'ColorScale','log','FontSize',fs)
% % %     set(gca,'XScale','log','YScale','log','FontSize',fs)
% % %     colormap(jet);
% % %     clim([1 1e4]); 
% % %     hcb=colorbar; hcb.Location = 'eastoutside'; 
% % %     hcb.Label.FontSize=fs; hcb.Label.Interpreter = 'latex';hcb.TickLabelInterpreter = 'latex';
% % %     ax = gca; ax.TickLabelInterpreter = 'latex';ax.XLabel.Interpreter='latex';ax.YLabel.Interpreter='latex';
% % %     ax.XLabel.String = '$\beta_{\perp,i}/c$'; %ax.XTick = xspace_par;
% % %     ax.YLabel.String = '$T_{\perp,i}/T_{\parallel,i}$'; %ax.YTick = yspace_per;
% % %     %xline(0,'--k'); yline(0,'--k');
% % %     xlim([1e-2,2e1 ]); ylim([0.6, 3]); 
% % %     %title('R1','Interpreter','latex','FontSize',fs');
% % %     pbaspect([1 1 1])
% % %     hold off
% % %     %----------------------------------------------------------------------
% % %     subplot(2,2,4)
% % %     dum1 = beta_e_per; dum2 = T_per_2_T_par_e;    
% % %     [Ni,Xedgesi,Yedgesi] = histcounts2(dum1,dum2);
% % %     Ni=Ni(1:end,1:end)';    Xedges2i=Xedgesi(2:end)'; Yedges2i=Yedgesi(2:end)';
% % %     %[Ci,Di]=meshgrid(Xedges2i,Yedges2i);
% % %     Ni(Ni<=no_le)=NaN;
% % %     %Ni_3_0 = Ni; dumnn= (Ni - Ni_3_0)./Di;
% % %     dumnn = Ni ;%./Di; dumnn_2 = sign(dumnn).*log(abs(dumnn));
% % %     hc=pcolor(Xedges2i,Yedges2i,dumnn);
% % %     %hc=contourf(Xedges2i,Yedges2i,dumnn_2,'LineStyle','none');
% % %     hold on
% % %     set(hc,'edgecolor','none');
% % %     set(gca,'ColorScale','log','FontSize',fs)
% % %     set(gca,'XScale','log','YScale','log','FontSize',fs)
% % %     colormap(jet);
% % %     clim([1 1e4]); 
% % %     hcb=colorbar; hcb.Location = 'eastoutside'; 
% % %     hcb.Label.FontSize=fs; hcb.Label.Interpreter = 'latex';hcb.TickLabelInterpreter = 'latex';
% % %     ax = gca; ax.TickLabelInterpreter = 'latex';ax.XLabel.Interpreter='latex';ax.YLabel.Interpreter='latex';
% % %     ax.XLabel.String = '$\beta_{\perp,e}/c$'; %ax.XTick = xspace_par;
% % %     ax.YLabel.String = '$T_{\perp,e}/T_{\parallel,e}$'; %ax.YTick = yspace_per;
% % %     %xline(0,'--k'); yline(0,'--k');
% % %     xlim([1e-2,2e1 ]); ylim([0.6, 3]); 
% % %     %title('R1','Interpreter','latex','FontSize',fs');
% % %     pbaspect([1 1 1])
% % %     hold off
% % %     %}
% % %     %----------------------------------------------------------------------
% % % 
% % % end
% % % %--------------------------------------------------------------------------
% % % 
% % % %--------------------------------------------------------------------------
% % % fs=20; 
% % % f12=figure(12)
% % % subplot(2,1,1)
% % % plot(beta_i_par_mean_t(1:end),'r', LineWidth=2)
% % % hold on
% % % plot(beta_i_per_mean_t(1:end),'--r', LineWidth=2)
% % % plot(beta_e_par_mean_t(1:end),'b', LineWidth=2)
% % % plot(beta_e_per_mean_t(1:end),'--b', LineWidth=2)
% % % legend('$\beta_{\parallel,i}$', ...
% % %        '$\beta_{\perp,i}$', ...    
% % %         '$\beta_{\parallel,e}$',...
% % %         '$\beta_{\perp,e}$','Interpreter','latex','FontSize',fs');
% % % %xlabel('time')
% % % hold off
% % % subplot(2,1,2)
% % % plot(T_per_2_T_par_i_mean_t(1:end),'r', LineWidth=2)
% % % hold on
% % % plot(T_per_2_T_par_e_mean_t(1:end),'b', LineWidth=2)
% % % legend('$T_{\perp,i} / T_{\parallel}$','$T_{\perp,e}/T_{\parallel}$','Interpreter','latex','FontSize',fs');
% % % xlabel('time')
% % % hold off
% % % %--------------------------------------------------------------------------
% % % cd(path)
% % % saveas(f12,strcat(num2str(i),'betas_temperatures.png'));
% % % saveas(f21,strcat(num2str(i),'spectrum_B.png'));

% These plots are to check that the vector potencial agrees with the
% magnetic field.
%--------------------------------------------------------------------------
%--------------------------------------------------------------------------
%{
f34=figure(34)
subplot(2,3,1)
dum = real(Ax0(:,96,:));
dum = squeeze(dum);
hc=pcolor(dum)
set(hc,'edgecolor','none')
colorbar
subplot(2,3,2)
dum = real(Ay0(:,96,:));
dum = squeeze(dum);
hc=pcolor(dum)
set(hc,'edgecolor','none')
colorbar
subplot(2,3,3)
dum = real(Az0(:,96,:));
dum = squeeze(dum);
hc=pcolor(dum)
set(hc,'edgecolor','none')
colorbar
subplot(2,3,4)
dum = imag(Ax0(:,96,:));
dum = squeeze(dum);
hc=pcolor(dum)
set(hc,'edgecolor','none')
colorbar
subplot(2,3,5)
dum = imag(Ay0(:,96,:));
dum = squeeze(dum);
hc=pcolor(dum)
set(hc,'edgecolor','none')
colorbar
subplot(2,3,6)
dum = imag(Az0(:,96,:));
dum = squeeze(dum);
hc=pcolor(dum)
set(hc,'edgecolor','none')
colorbar


f35=figure(35)
subplot(2,3,1)
dum = real(Bx_2(:,96,:));
dum = squeeze(dum);
hc=pcolor(dum)
set(hc,'edgecolor','none')
colorbar
subplot(2,3,2)
dum = real(By_2(:,96,:));
dum = squeeze(dum);
hc=pcolor(dum)
set(hc,'edgecolor','none')
colorbar
subplot(2,3,3)
dum = real(Bz_2(:,96,:));
dum = squeeze(dum);
hc=pcolor(dum)
set(hc,'edgecolor','none')
colorbar
subplot(2,3,4)
dum = squeeze(Bx(:,96,:));
hc=pcolor(dum)
set(hc,'edgecolor','none')
colorbar
subplot(2,3,5)
dum = squeeze(By(:,96,:));
hc=pcolor(dum)
set(hc,'edgecolor','none')
colorbar
subplot(2,3,6)
dum = squeeze(Bz(:,96,:));
hc=pcolor(dum)
set(hc,'edgecolor','none')
colorbar
%}
